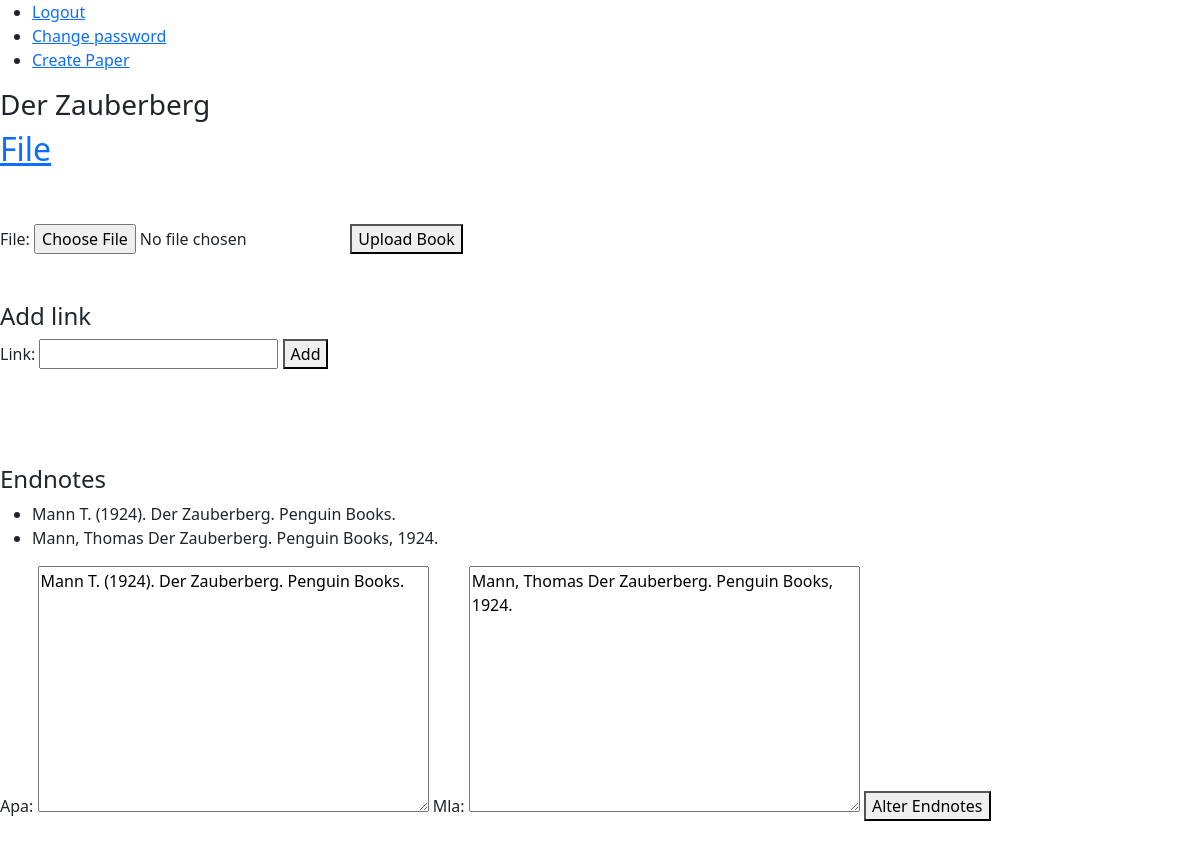
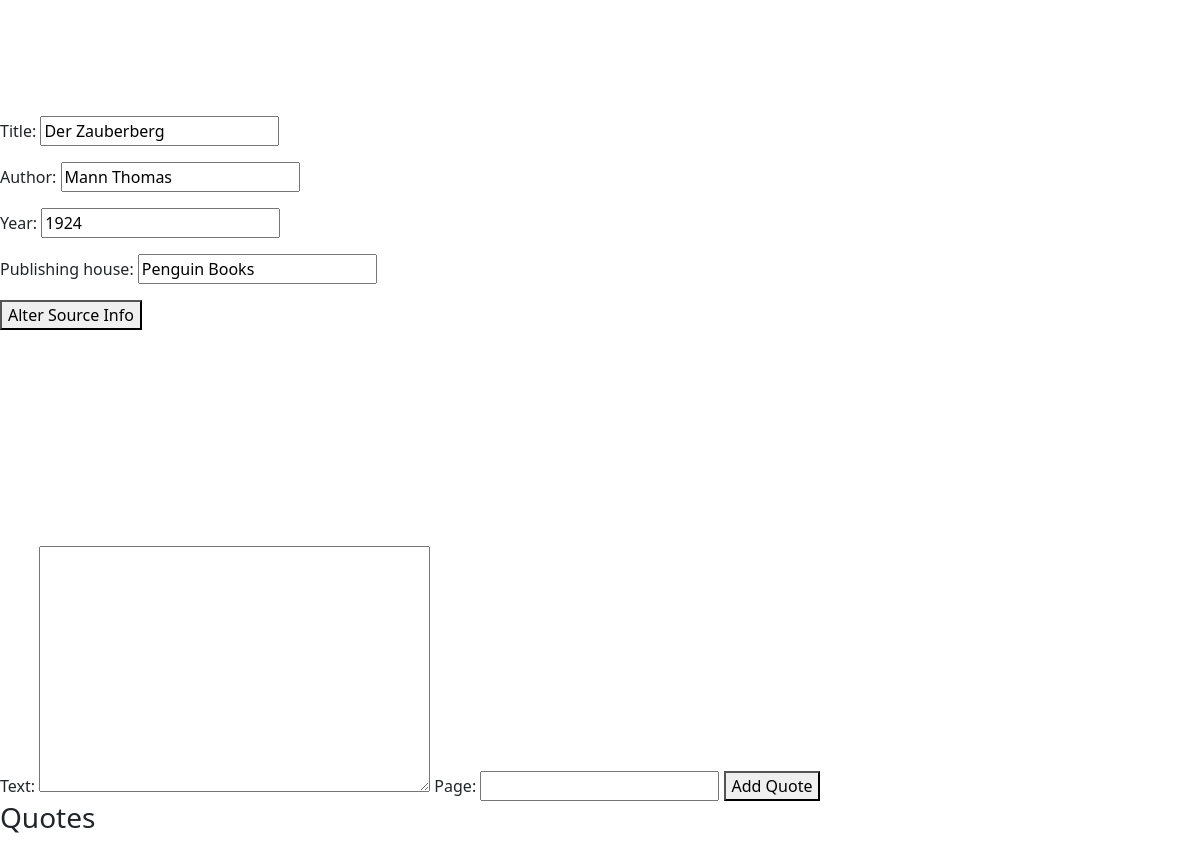
Before: /source_space/2 (signed in) with the older database file (2 pictures, top to bottom).
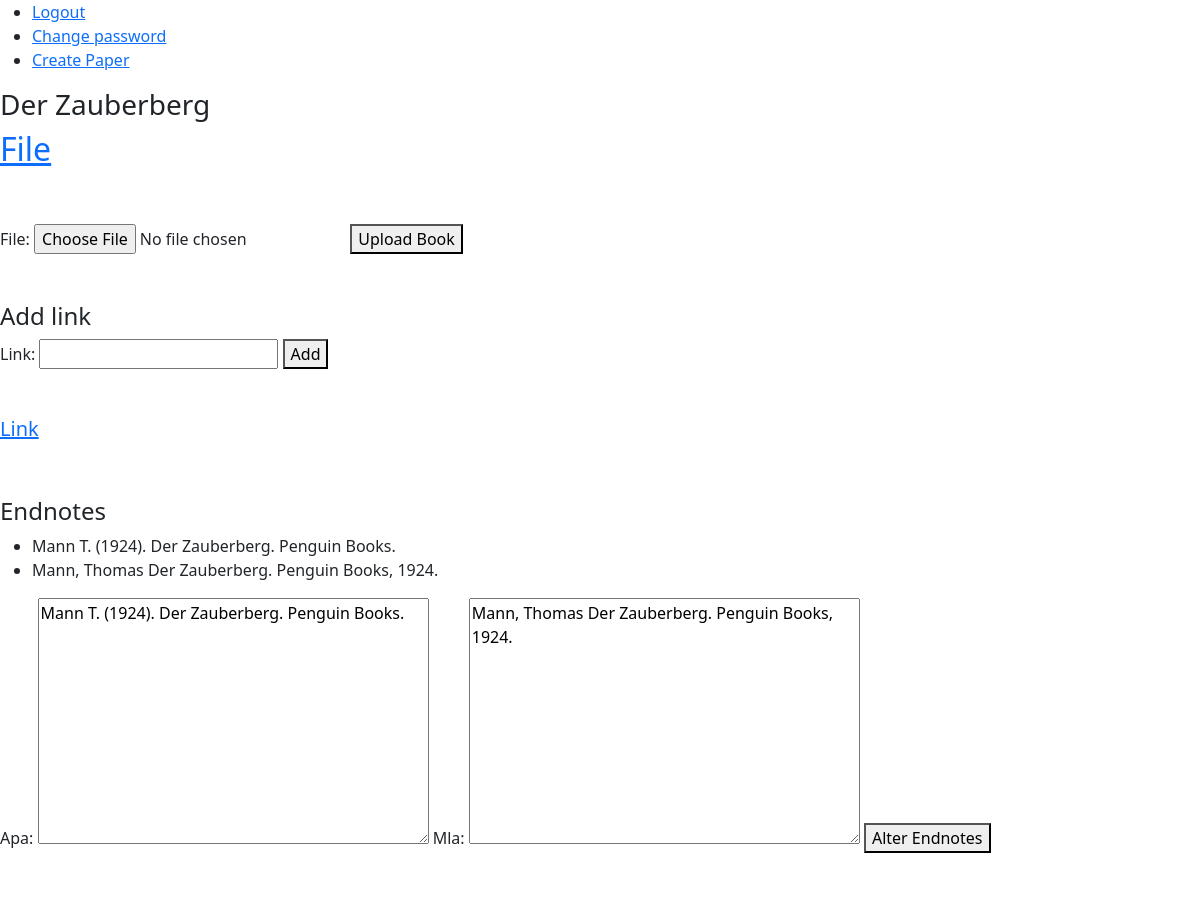
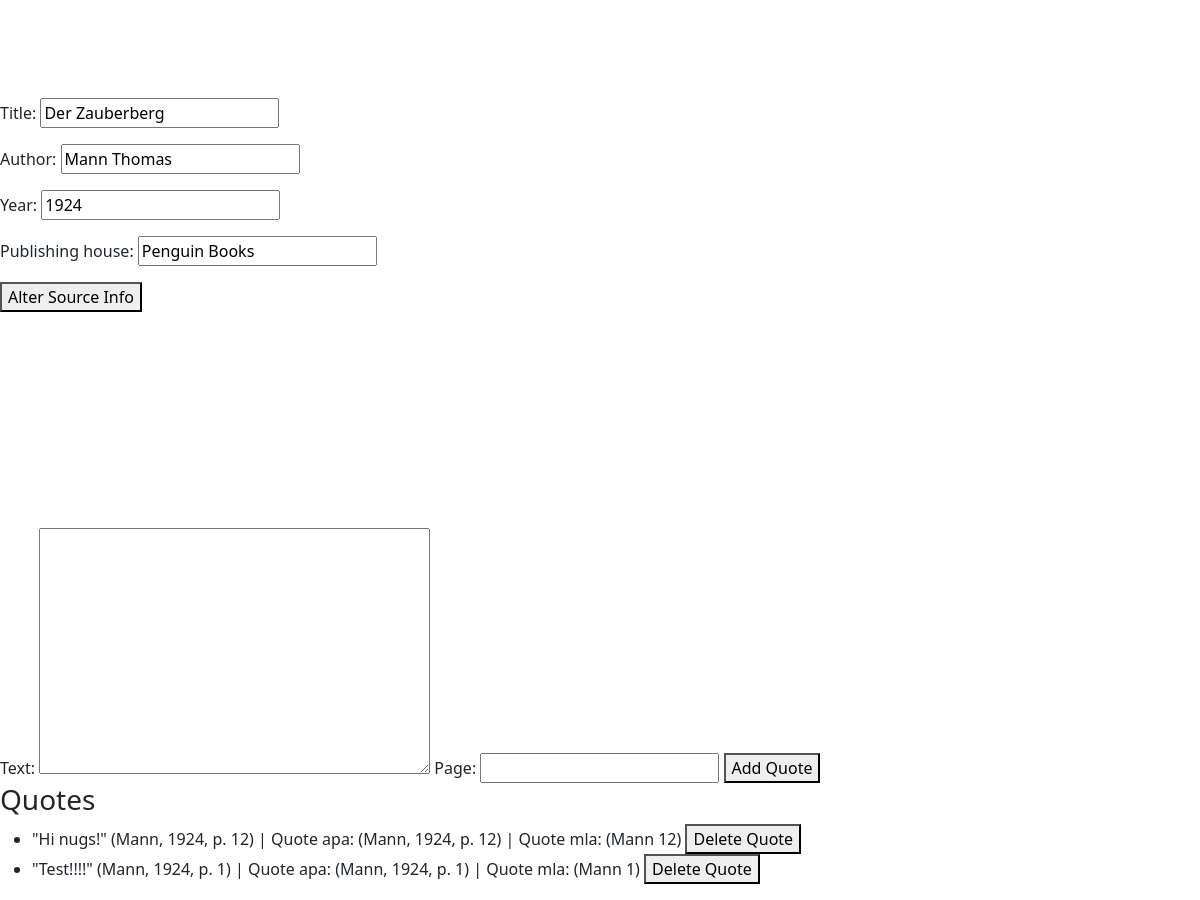
After: the same page with the newer database file (2 pictures, top to bottom).
### bookshelf/models.py (models this page shows, shortened)
class Quote(models.Model):
    source = models.ForeignKey(Source, on_delete=models.CASCADE, related_name="quotes")
    page = models.IntegerField()
    text = models.TextField()
    apa = models.CharField(max_length=20)
    mla = models.CharField(max_length=20)
    def apa_formatted(self):
        return f'"{self.text}" {self.apa}'
    def __str__(self):
        return self.apa_formatted()

### bookshelf/views.py (the view)
# urls.py: path("source_space/<int:source_id>", views.source_space, name="source_space")
@login_required(redirect_field_name=None)
def source_space(request, source_id):
    source = check_source(source_id, request.user)
    quotes = source.quotes.all()
    endnotes = get_endnotes(source)
    endnote_form = AlterEndnoteForm().set_initials(endnotes)
    upload_form = UploadSourceForm()
    quote_form = NewQuoteForm()
    link_form = AddLinkForm()
    alter_form = get_and_set_alter_form(source)
    return render(request, "bookshelf/source_space.html", {"source": source,
                                                         "upload_form": upload_form,
                                                         "alter_form": alter_form,
                                                         "quote_form": quote_form,
                                                         "quotes": quotes,
                                                         "endnotes": endnotes,
                                                         "endnote_form": endnote_form,
                                                         "link_form": link_form})

### bookshelf/forms.py
class UploadSourceForm(forms.Form):
    file = forms.FileField(widget=forms.FileInput(attrs={"accept": ACCEPTED_UPLOAD_FORMATS}))

class AlterBookForm(forms.ModelForm):
    class Meta:
        model = Book
        fields = "__all__"
        exclude = EXCLUDE_FIELDS
    source_type = forms.CharField(widget=forms.HiddenInput(attrs={"value": "book"}))
    def set_initials(self, book: Book):
        for field in self.fields:
            if field != "source_type":
                self.fields[field].initial = book.__getattribute__(field)
        return self

### bookshelf/endnotes.py (called while the page is built)
def get_endnotes(source: Source) -> Endnote | Http404:
    try:
        return Endnote.objects.get(source=source)
    except ObjectDoesNotExist:
        raise Http404

### bookshelf/forms.py (called while the page is built)
    def set_initials(self, endnote: Endnote):
        self.fields["apa"].initial = endnote.apa
        self.fields["mla"].initial = endnote.mla
        return self

### bookshelf/models.py (called while the page is built)
    def __str__(self):
        return self.title

    def cast(self):
        return self.real_type.get_object_for_this_type(pk=self.pk)

### templates/bookshelf/source_space.html (shortened to what this page needs)
{% extends "layout.html" %}
{% load static %}
{% block body %}
    <h3>{{ source }}</h3>
    <a href="{% url 'bookshelf:display_source_file' source.pk %}"><h2>File</h2></a><br><br>
    <form enctype="multipart/form-data" action="{% url 'bookshelf:upload_source_file' source.pk %}" method="post">
        {{ upload_form }}
        <button type="submit">Upload Book</button>
    </form>
    <br><br>
    <h4>Add link</h4>
    <form action="{% url 'bookshelf:add_link' source.pk %}" id="link_form" method="post">
        {{ link_form }}
        <button>Add</button>
    </form>
    <br><br>
    {% if source.link %}
        <div id="source_link">
            <h5><a id="link_tag" href="{{ source.link }}">Link</a></h5>
        </div>
    {% endif %}
    <br><br>
    <h4>Endnotes</h4>
    <ul>
        <li>{{ endnotes.apa }}</li>
        <li>{{ endnotes.mla }}</li>
    </ul>
    <form action="{% url 'bookshelf:alter_endnote' endnotes.pk %}" id="alter_endnote_form" method="post">
        {{ endnote_form }}
        <button>Alter Endnotes</button>
    </form>
    <br><br><br>
    <br><br><br>
    <form action="{% url 'bookshelf:alter_source' source.pk %}" method="post">
        {{ alter_form.as_p }}
        <button type="submit">Alter Source Info</button>
    </form>
    <br><br><br>
    <br><br><br>
    <br><br><br>
    <form action="{% url 'bookshelf:add_quote' source.pk %}" id="new_quote_form" method="post">
        {{ quote_form }}
        <button type="submit">Add Quote</button>
    </form>
    <h3>Quotes</h3>
    <ul>
        {% for quote in quotes %}
        <div id="quote_{{ quote.pk }}">
            <li>
                {{ quote }} | Quote apa: {{ quote.apa }} | Quote mla: {{ quote.mla }}
                <button class="delete_quote_buttons" id="{{ quote.pk }}">Delete Quote</button>
            </li>
        </div>
        {% endfor %}
    </ul>
{% endblock %}

Changed rows visible on the page:
added Quote: text+apa "\"Hi nugs!\" (Mann, 1924, p. 12)", apa "(Mann, 1924, p. 12)", mla "(Mann 12)"
added Quote: text+apa "\"Test!!!!\" (Mann, 1924, p. 1)", apa "(Mann, 1924, p. 1)", mla "(Mann 1)"
Other visible differences:
text now shown: "Link"
